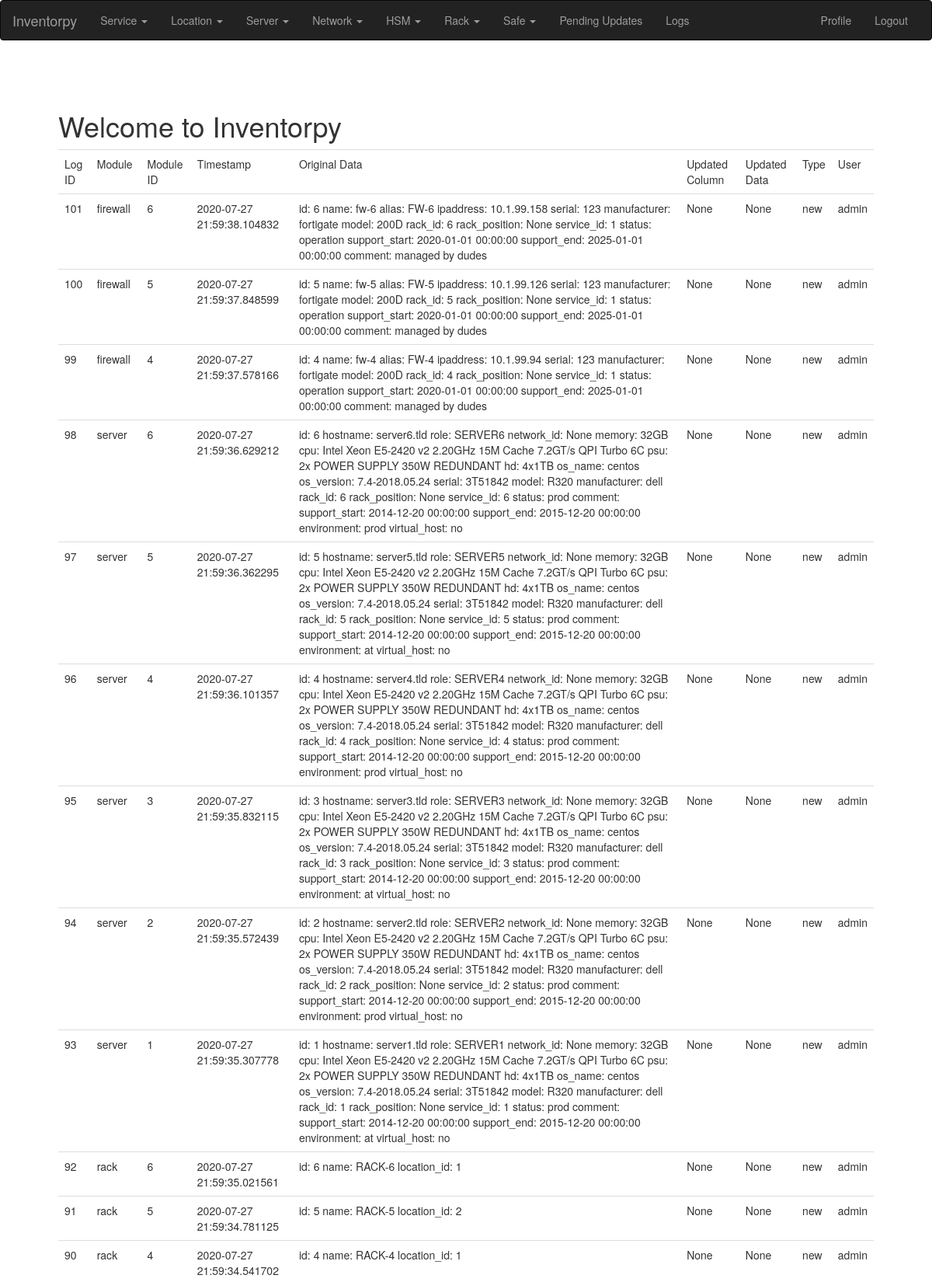
The app's page /logs/list/?module_id=1 (signed in, upper part) with its own data.
### app/models.py (models this page shows, shortened)
class PaginatedAPIMixin(object):
    @staticmethod
    def to_collection_dict(query, page, per_page, endpoint, **kwargs):
        resources = query.paginate(page, per_page, False)
        print("page: %s per_page: %s endpoint %s" % (page, per_page, endpoint))
        data = {
            'items': [item.to_dict() for item in resources.items],
            '_meta': {
                'page': page,
                'per_page': per_page,
                'total_pages': resources.pages,
                'total_items': resources.total
            },
            '_links': {
                'self': url_for(endpoint, id=id, page=page, per_page=per_page,
                                **kwargs),
                'next': url_for(endpoint, id=id, page=page + 1, per_page=per_page,
                                **kwargs) if resources.has_next else None,
                'prev': url_for(endpoint, id=id, page=page - 1, per_page=per_page,
                                **kwargs) if resources.has_prev else None
            }
        }
        return data

class Audit(PaginatedAPIMixin, db.Model):
    __tablename__ = "audit"
    id = db.Column(db.Integer, primary_key=True)
    module = db.Column(db.String(140))
    record_name = db.Column(db.String(140))
    module_id = db.Column(db.Integer)
    timestamp = db.Column(db.DateTime, default=datetime.utcnow)
    original_data = db.Column(db.Text)
    updated_data = db.Column(db.Text)
    updated_column = db.Column(db.String(255))
    user = db.relationship('User')
    user_id = db.Column(db.Integer, db.ForeignKey('user.id'))
    type = db.Column(db.String(128))

class User(PaginatedAPIMixin, UserMixin, db.Model):
    __tablename__ = "user"
    id = db.Column(db.Integer, primary_key=True)
    username = db.Column(db.String(64), index=True, unique=True)
    email = db.Column(db.String(120), index=True, unique=True)
    password_hash = db.Column(db.String(128))
    about_me = db.Column(db.String(140))
    last_seen = db.Column(db.DateTime, default=datetime.utcnow)
    api_key = db.Column(db.String(32), index=True, unique=True)
    token = db.Column(db.String(32), index=True, unique=True)
    token_expiration = db.Column(db.DateTime)
    service = db.relationship('Service')

### app/main/routes.py (the view)
@bp.route('/logs/list/', methods=['GET', 'POST'])
@login_required
def logs_list():
    page = request.args.get('page', 1, type=int)
    module = request.args.get('module')
    module_id = request.args.get('module_id', type=int)
    logs_for_user = request.args.get('user_id', type=int)
    if logs_for_user is not None:
        logs = Audit.query.filter_by(user_id=logs_for_user).paginate(
            page, current_app.config['POSTS_PER_PAGE'], False)
    elif module is not None and module_id is not None:
        logs = Audit.query.filter_by(module=module, module_id=module_id).paginate(
            page, current_app.config['POSTS_PER_PAGE'], False)
    elif module is not None:
        logs = Audit.query.filter_by(module=module).paginate(
            page, current_app.config['POSTS_PER_PAGE'], False)
    else:
        logs = Audit.query.order_by(Audit.timestamp.desc()).paginate(
            page, current_app.config['POSTS_PER_PAGE'], False)
    next_url = url_for('main.logs_list', page=logs.next_num) if logs.has_next else None
    prev_url = url_for('main.logs_list', page=logs.prev_num) if logs.has_prev else None
    return render_template('logs.html', logs=logs.items,
                           next_url=next_url, prev_url=prev_url)

### app/main/routes.py (called while the page is built)
@bp.before_app_request
def before_request():
    if current_user.is_authenticated:
        current_user.last_seen = datetime.utcnow()
        db.session.commit()
    g.locale = str(get_locale())

### app/models.py (called while the page is built)
@login.user_loader
def load_user(id):
    return User.query.get(int(id))

### app/templates/logs.html
{% extends "base.html" %}
{% import 'bootstrap/wtf.html' as wtf %}
{% block app_content %}
    <table class="table table-hover">
        <tr>
          <td>{{_('Log ID')}}</td>
          <td>{{_('Module')}}</td>
          <td>{{_('Module ID')}}</td>
          <td>{{_('Timestamp')}}</td>
          <td>{{_('Original Data')}}</td>
          <td>{{_('Updated Column')}}</td>
          <td>{{_('Updated Data')}}</td>
          <td>{{_('Type')}}</td>
          <td>{{_('User')}}</td>
        </tr>
        {% for l in logs %}
          <tr>
            <td> {{ l.id }} </td>
            <td> {{ l.module }} </td>
            <td> {{ l.module_id }} </td>
            <td> {{ l.timestamp}} </td>
            <td> {{ l.original_data }} </td>
            <td> {{ l.updated_column }} </td>
            <td> {{ l.updated_data }} </td>
            <td> {{ l.type }} </td>
            <td> {{ l.user.username }} </td>
          </tr>
        {% endfor %}
      </table>
{% endblock %}

### records on screen
Audit: id "101", module "firewall", module_id "6", timestamp "2020-07-27 21:59:38.104832", original_data "id: 6 name: fw-6 alias: FW-6 ipaddress: 10.1.99.158 serial: 123 manufacturer: fortigate model: 200D rack_id: 6 rack_position: None service_id: 1 status: operation support_start: 2020-01-01 00:00:00 support_end: 2025-01-01 00:00:00 comment: managed by dudes", updated_column "None", updated_data "None", type "new", user.username "admin"
Audit: id "100", module "firewall", module_id "5", timestamp "2020-07-27 21:59:37.848599", original_data "id: 5 name: fw-5 alias: FW-5 ipaddress: 10.1.99.126 serial: 123 manufacturer: fortigate model: 200D rack_id: 5 rack_position: None service_id: 1 status: operation support_start: 2020-01-01 00:00:00 support_end: 2025-01-01 00:00:00 comment: managed by dudes", updated_column "None", updated_data "None", type "new", user.username "admin"
Audit: id "99", module "firewall", module_id "4", timestamp "2020-07-27 21:59:37.578166", original_data "id: 4 name: fw-4 alias: FW-4 ipaddress: 10.1.99.94 serial: 123 manufacturer: fortigate model: 200D rack_id: 4 rack_position: None service_id: 1 status: operation support_start: 2020-01-01 00:00:00 support_end: 2025-01-01 00:00:00 comment: managed by dudes", updated_column "None", updated_data "None", type "new", user.username "admin"
Audit: id "98", module "server", module_id "6", timestamp "2020-07-27 21:59:36.629212", original_data "id: 6 hostname: server6.tld role: SERVER6 network_id: None memory: 32GB cpu: Intel Xeon E5-2420 v2 2.20GHz 15M Cache 7.2GT/s QPI Turbo 6C psu: 2x POWER SUPPLY 350W REDUNDANT hd: 4x1TB os_name: centos os_version: 7.4-2018.05.24 serial: 3T51842 model: R320 manufacturer: dell rack_id: 6 rack_position: None service_id: 6 status: prod comment: support_start: 2014-12-20 00:00:00 support_end: 2015-12-20 00:00:00 environment: prod virtual_host: no", updated_column "None", updated_data "None", type "new", user.username "admin"
Audit: id "97", module "server", module_id "5", timestamp "2020-07-27 21:59:36.362295", original_data "id: 5 hostname: server5.tld role: SERVER5 network_id: None memory: 32GB cpu: Intel Xeon E5-2420 v2 2.20GHz 15M Cache 7.2GT/s QPI Turbo 6C psu: 2x POWER SUPPLY 350W REDUNDANT hd: 4x1TB os_name: centos os_version: 7.4-2018.05.24 serial: 3T51842 model: R320 manufacturer: dell rack_id: 5 rack_position: None service_id: 5 status: prod comment: support_start: 2014-12-20 00:00:00 support_end: 2015-12-20 00:00:00 environment: at virtual_host: no", updated_column "None", updated_data "None", type "new", user.username "admin"
Audit: id "96", module "server", module_id "4", timestamp "2020-07-27 21:59:36.101357", original_data "id: 4 hostname: server4.tld role: SERVER4 network_id: None memory: 32GB cpu: Intel Xeon E5-2420 v2 2.20GHz 15M Cache 7.2GT/s QPI Turbo 6C psu: 2x POWER SUPPLY 350W REDUNDANT hd: 4x1TB os_name: centos os_version: 7.4-2018.05.24 serial: 3T51842 model: R320 manufacturer: dell rack_id: 4 rack_position: None service_id: 4 status: prod comment: support_start: 2014-12-20 00:00:00 support_end: 2015-12-20 00:00:00 environment: prod virtual_host: no", updated_column "None", updated_data "None", type "new", user.username "admin"
Audit: id "95", module "server", module_id "3", timestamp "2020-07-27 21:59:35.832115", original_data "id: 3 hostname: server3.tld role: SERVER3 network_id: None memory: 32GB cpu: Intel Xeon E5-2420 v2 2.20GHz 15M Cache 7.2GT/s QPI Turbo 6C psu: 2x POWER SUPPLY 350W REDUNDANT hd: 4x1TB os_name: centos os_version: 7.4-2018.05.24 serial: 3T51842 model: R320 manufacturer: dell rack_id: 3 rack_position: None service_id: 3 status: prod comment: support_start: 2014-12-20 00:00:00 support_end: 2015-12-20 00:00:00 environment: at virtual_host: no", updated_column "None", updated_data "None", type "new", user.username "admin"
Audit: id "94", module "server", module_id "2", timestamp "2020-07-27 21:59:35.572439", original_data "id: 2 hostname: server2.tld role: SERVER2 network_id: None memory: 32GB cpu: Intel Xeon E5-2420 v2 2.20GHz 15M Cache 7.2GT/s QPI Turbo 6C psu: 2x POWER SUPPLY 350W REDUNDANT hd: 4x1TB os_name: centos os_version: 7.4-2018.05.24 serial: 3T51842 model: R320 manufacturer: dell rack_id: 2 rack_position: None service_id: 2 status: prod comment: support_start: 2014-12-20 00:00:00 support_end: 2015-12-20 00:00:00 environment: prod virtual_host: no", updated_column "None", updated_data "None", type "new", user.username "admin"
Audit: id "93", module "server", module_id "1", timestamp "2020-07-27 21:59:35.307778", original_data "id: 1 hostname: server1.tld role: SERVER1 network_id: None memory: 32GB cpu: Intel Xeon E5-2420 v2 2.20GHz 15M Cache 7.2GT/s QPI Turbo 6C psu: 2x POWER SUPPLY 350W REDUNDANT hd: 4x1TB os_name: centos os_version: 7.4-2018.05.24 serial: 3T51842 model: R320 manufacturer: dell rack_id: 1 rack_position: None service_id: 1 status: prod comment: support_start: 2014-12-20 00:00:00 support_end: 2015-12-20 00:00:00 environment: at virtual_host: no", updated_column "None", updated_data "None", type "new", user.username "admin"
Audit: id "92", module "rack", module_id "6", timestamp "2020-07-27 21:59:35.021561", original_data "id: 6 name: RACK-6 location_id: 1", updated_column "None", updated_data "None", type "new", user.username "admin"
Audit: id "91", module "rack", module_id "5", timestamp "2020-07-27 21:59:34.781125", original_data "id: 5 name: RACK-5 location_id: 2", updated_column "None", updated_data "None", type "new", user.username "admin"
Audit: id "90", module "rack", module_id "4", timestamp "2020-07-27 21:59:34.541702", original_data "id: 4 name: RACK-4 location_id: 1", updated_column "None", updated_data "None", type "new", user.username "admin"
